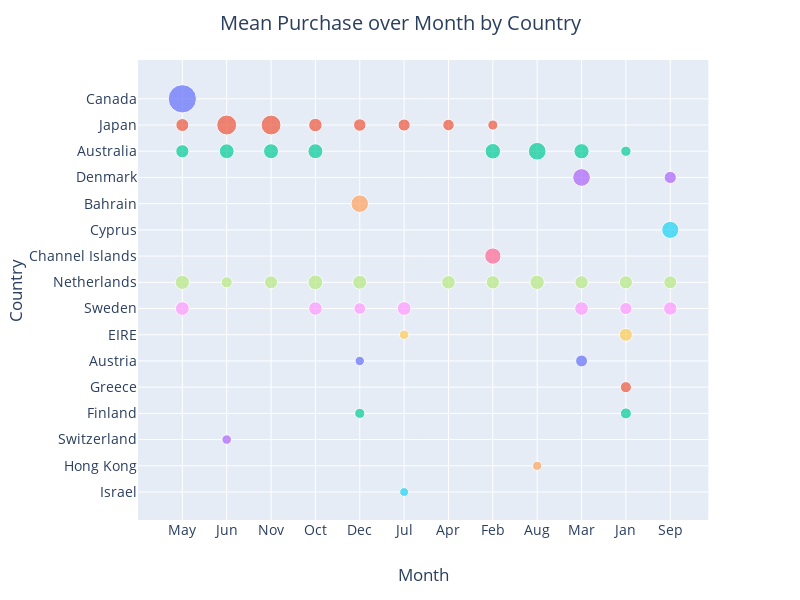

The notebook cell this image was saved under:
### Code cell
temp_df = Data.groupby(["Country","Month"])["TotalCost"].agg(["size", "mean"]).reset_index()
temp_df.columns = ["Country","Month", "Size", "Mean"]
#temp_df.Country = temp_df[temp_df.Country != 'United Kingdom']
temp_df=temp_df.sort_values(by="Mean", ascending=False).reset_index()[:100]
temp_df=temp_df.head(50)
fig = px.scatter(temp_df, x="Month", y="Country", color="Country", size="Mean")
layout = go.Layout(
    title=go.layout.Title(
        text="Mean Purchase over Month by Country",
        x=0.5
    ),
    font=dict(size=14),
    width=800,
    height=600,
    showlegend=False
)
fig.update_layout(layout)
fig.show()

### Figure 1 — Plotly figure (JSON) as saved in the notebook; plotly's stock layout.template omitted (floating-point values rounded to 4 significant figures)
{"data": [{"hoverlabel": {"namelength": 0}, "hovertemplate": "Country=%{y}<br>Month=%{x}<br>Mean=%{marker.size}", "legendgroup": "Country=Canada", "marker": {"color": "#636efa", "size": [534.2], "sizemode": "area", "sizeref": 1.336, "symbol": "circle"}, "mode": "markers", "name": "Country=Canada", "showlegend": true, "type": "scatter", "x": ["May"], "xaxis": "x", "y": ["Canada"], "yaxis": "y"}, {"hoverlabel": {"namelength": 0}, "hovertemplate": "Country=%{y}<br>Month=%{x}<br>Mean=%{marker.size}", "legendgroup": "Country=Japan", "marker": {"color": "#EF553B", "size": [267.8, 264.4, 121.8, 112.6, 103.9, 98.83, 88.58, 68.01], "sizemode": "area", "sizeref": 1.336, "symbol": "circle"}, "mode": "markers", "name": "Country=Japan", "showlegend": true, "type": "scatter", "x": ["Jun", "Nov", "Oct", "May", "Dec", "Jul", "Apr", "Feb"], "xaxis": "x", "y": ["Japan", "Japan", "Japan", "Japan", "Japan", "Japan", "Japan", "Japan"], "yaxis": "y"}, {"hoverlabel": {"namelength": 0}, "hovertemplate": "Country=%{y}<br>Month=%{x}<br>Mean=%{marker.size}", "legendgroup": "Country=Australia", "marker": {"color": "#00cc96", "size": [210.2, 160.7, 155.0, 151.2, 150.4, 147.2, 115.5, 71.01], "sizemode": "area", "sizeref": 1.336, "symbol": "circle"}, "mode": "markers", "name": "Country=Australia", "showlegend": true, "type": "scatter", "x": ["Aug", "Feb", "Mar", "Nov", "Oct", "Jun", "May", "Jan"], "xaxis": "x", "y": ["Australia", "Australia", "Australia", "Australia", "Australia", "Australia", "Australia", "Australia"], "yaxis": "y"}, {"hoverlabel": {"namelength": 0}, "hovertemplate": "Country=%{y}<br>Month=%{x}<br>Mean=%{marker.size}", "legendgroup": "Country=Denmark", "marker": {"color": "#ab63fa", "size": [209.4, 99.35], "sizemode": "area", "sizeref": 1.336, "symbol": "circle"}, "mode": "markers", "name": "Country=Denmark", "showlegend": true, "type": "scatter", "x": ["Mar", "Sep"], "xaxis": "x", "y": ["Denmark", "Denmark"], "yaxis": "y"}, {"hoverlabel": {"namelength": 0}, "hovertemplate": "Country=%{y}<br>Month=%{x}<br>Mean=%{marker.size}", "legendgroup": "Country=Bahrain", "marker": {"color": "#FFA15A", "size": [205.7], "sizemode": "area", "sizeref": 1.336, "symbol": "circle"}, "mode": "markers", "name": "Country=Bahrain", "showlegend": true, "type": "scatter", "x": ["Dec"], "xaxis": "x", "y": ["Bahrain"], "yaxis": "y"}, {"hoverlabel": {"namelength": 0}, "hovertemplate": "Country=%{y}<br>Month=%{x}<br>Mean=%{marker.size}", "legendgroup": "Country=Cyprus", "marker": {"color": "#19d3f3", "size": [196.3], "sizemode": "area", "sizeref": 1.336, "symbol": "circle"}, "mode": "markers", "name": "Country=Cyprus", "showlegend": true, "type": "scatter", "x": ["Sep"], "xaxis": "x", "y": ["Cyprus"], "yaxis": "y"}, {"hoverlabel": {"namelength": 0}, "hovertemplate": "Country=%{y}<br>Month=%{x}<br>Mean=%{marker.size}", "legendgroup": "Country=Channel Islands", "marker": {"color": "#FF6692", "size": [178.5], "sizemode": "area", "sizeref": 1.336, "symbol": "circle"}, "mode": "markers", "name": "Country=Channel Islands", "showlegend": true, "type": "scatter", "x": ["Feb"], "xaxis": "x", "y": ["Channel Islands"], "yaxis": "y"}, {"hoverlabel": {"namelength": 0}, "hovertemplate": "Country=%{y}<br>Month=%{x}<br>Mean=%{marker.size}", "legendgroup": "Country=Netherlands", "marker": {"color": "#B6E880", "size": [146.4, 139.6, 135.7, 129.8, 124.0, 120.1, 118.6, 116.2, 114.4, 111.3, 82.59], "sizemode": "area", "sizeref": 1.336, "symbol": "circle"}, "mode": "markers", "name": "Country=Netherlands", "showlegend": true, "type": "scatter", "x": ["Oct", "Aug", "May", "Dec", "Apr", "Feb", "Mar", "Jan", "Nov", "Sep", "Jun"], "xaxis": "x", "y": ["Netherlands", "Netherlands", "Netherlands", "Netherlands", "Netherlands", "Netherlands", "Netherlands", "Netherlands", "Netherlands", "Netherlands", "Netherlands"], "yaxis": "y"}, {"hoverlabel": {"namelength": 0}, "hovertemplate": "Country=%{y}<br>Month=%{x}<br>Mean=%{marker.size}", "legendgroup": "Country=Sweden", "marker": {"color": "#FF97FF", "size": [126.9, 126.1, 126.0, 122.7, 120.4, 98.47, 91.25], "sizemode": "area", "sizeref": 1.336, "symbol": "circle"}, "mode": "markers", "name": "Country=Sweden", "showlegend": true, "type": "scatter", "x": ["May", "Mar", "Jul", "Oct", "Sep", "Jan", "Dec"], "xaxis": "x", "y": ["Sweden", "Sweden", "Sweden", "Sweden", "Sweden", "Sweden", "Sweden"], "yaxis": "y"}, {"hoverlabel": {"namelength": 0}, "hovertemplate": "Country=%{y}<br>Month=%{x}<br>Mean=%{marker.size}", "legendgroup": "Country=EIRE", "marker": {"color": "#FECB52", "size": [114.6, 59.61], "sizemode": "area", "sizeref": 1.336, "symbol": "circle"}, "mode": "markers", "name": "Country=EIRE", "showlegend": true, "type": "scatter", "x": ["Jan", "Jul"], "xaxis": "x", "y": ["EIRE", "EIRE"], "yaxis": "y"}, {"hoverlabel": {"namelength": 0}, "hovertemplate": "Country=%{y}<br>Month=%{x}<br>Mean=%{marker.size}", "legendgroup": "Country=Austria", "marker": {"color": "#636efa", "size": [94.9, 58.77], "sizemode": "area", "sizeref": 1.336, "symbol": "circle"}, "mode": "markers", "name": "Country=Austria", "showlegend": true, "type": "scatter", "x": ["Mar", "Dec"], "xaxis": "x", "y": ["Austria", "Austria"], "yaxis": "y"}, {"hoverlabel": {"namelength": 0}, "hovertemplate": "Country=%{y}<br>Month=%{x}<br>Mean=%{marker.size}", "legendgroup": "Country=Greece", "marker": {"color": "#EF553B", "size": [83.16], "sizemode": "area", "sizeref": 1.336, "symbol": "circle"}, "mode": "markers", "name": "Country=Greece", "showlegend": true, "type": "scatter", "x": ["Jan"], "xaxis": "x", "y": ["Greece"], "yaxis": "y"}, {"hoverlabel": {"namelength": 0}, "hovertemplate": "Country=%{y}<br>Month=%{x}<br>Mean=%{marker.size}", "legendgroup": "Country=Finland", "marker": {"color": "#00cc96", "size": [80.82, 68.5], "sizemode": "area", "sizeref": 1.336, "symbol": "circle"}, "mode": "markers", "name": "Country=Finland", "showlegend": true, "type": "scatter", "x": ["Jan", "Dec"], "xaxis": "x", "y": ["Finland", "Finland"], "yaxis": "y"}, {"hoverlabel": {"namelength": 0}, "hovertemplate": "Country=%{y}<br>Month=%{x}<br>Mean=%{marker.size}", "legendgroup": "Country=Switzerland", "marker": {"color": "#ab63fa", "size": [61.1], "sizemode": "area", "sizeref": 1.336, "symbol": "circle"}, "mode": "markers", "name": "Country=Switzerland", "showlegend": true, "type": "scatter", "x": ["Jun"], "xaxis": "x", "y": ["Switzerland"], "yaxis": "y"}, {"hoverlabel": {"namelength": 0}, "hovertemplate": "Country=%{y}<br>Month=%{x}<br>Mean=%{marker.size}", "legendgroup": "Country=Hong Kong", "marker": {"color": "#FFA15A", "size": [57.43], "sizemode": "area", "sizeref": 1.336, "symbol": "circle"}, "mode": "markers", "name": "Country=Hong Kong", "showlegend": true, "type": "scatter", "x": ["Aug"], "xaxis": "x", "y": ["Hong Kong"], "yaxis": "y"}, {"hoverlabel": {"namelength": 0}, "hovertemplate": "Country=%{y}<br>Month=%{x}<br>Mean=%{marker.size}", "legendgroup": "Country=Israel", "marker": {"color": "#19d3f3", "size": [52.99], "sizemode": "area", "sizeref": 1.336, "symbol": "circle"}, "mode": "markers", "name": "Country=Israel", "showlegend": true, "type": "scatter", "x": ["Jul"], "xaxis": "x", "y": ["Israel"], "yaxis": "y"}], "layout": {"font": {"size": 14}, "height": 600, "legend": {"itemsizing": "constant", "tracegroupgap": 0}, "margin": {"t": 60}, "showlegend": false, "title": {"text": "Mean Purchase over Month by Country", "x": 0.5}, "width": 800, "xaxis": {"anchor": "y", "domain": [0, 0.98], "title": {"text": "Month"}}, "yaxis": {"anchor": "x", "categoryarray": ["Israel", "Hong Kong", "Switzerland", "Finland", "Greece", "Austria", "EIRE", "Sweden", "Netherlands", "Channel Islands", "Cyprus", "Bahrain", "Denmark", "Australia", "Japan", "Canada"], "categoryorder": "array", "domain": [0, 1], "title": {"text": "Country"}}}}
